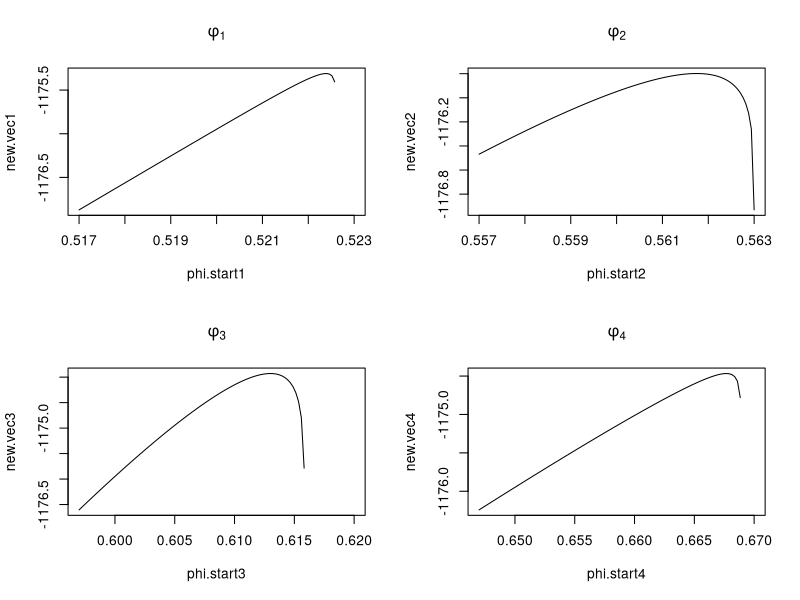
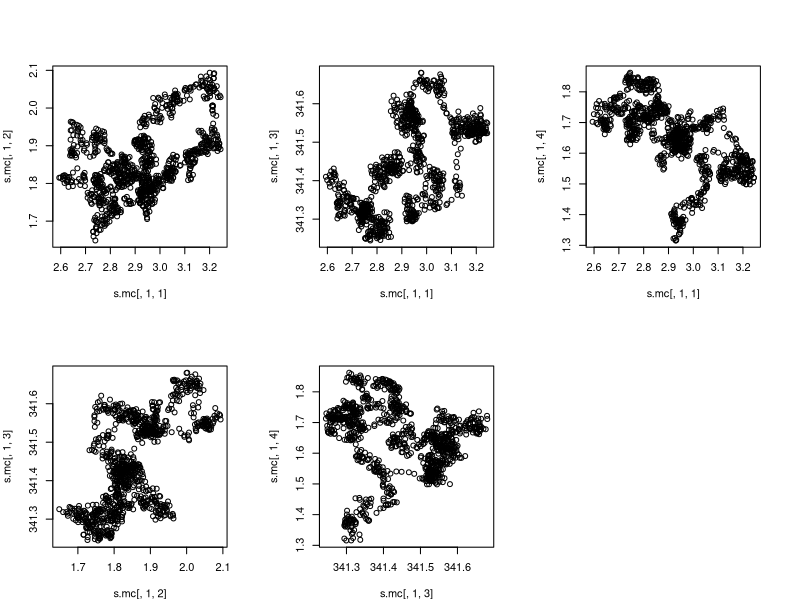
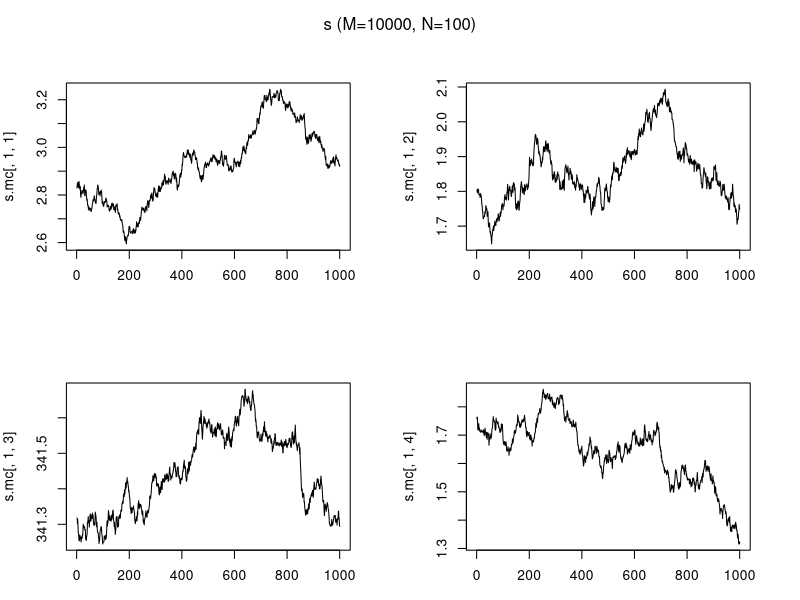
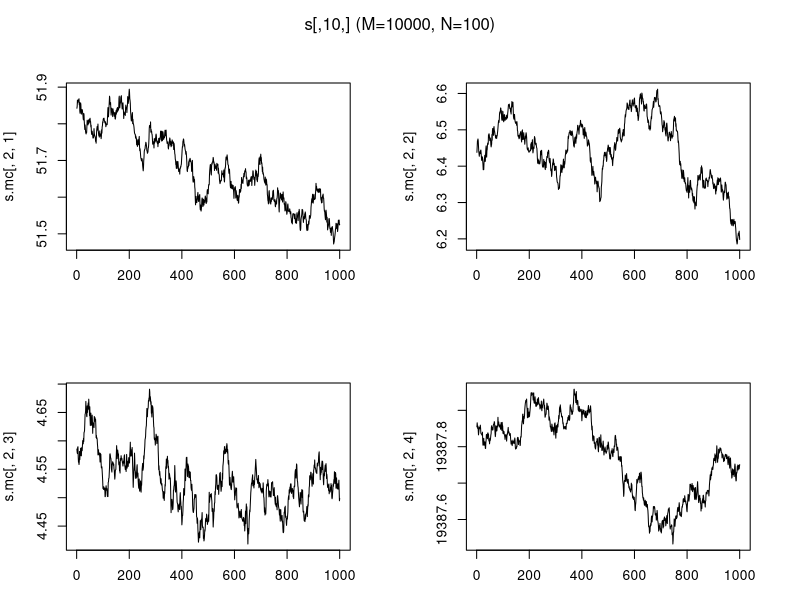
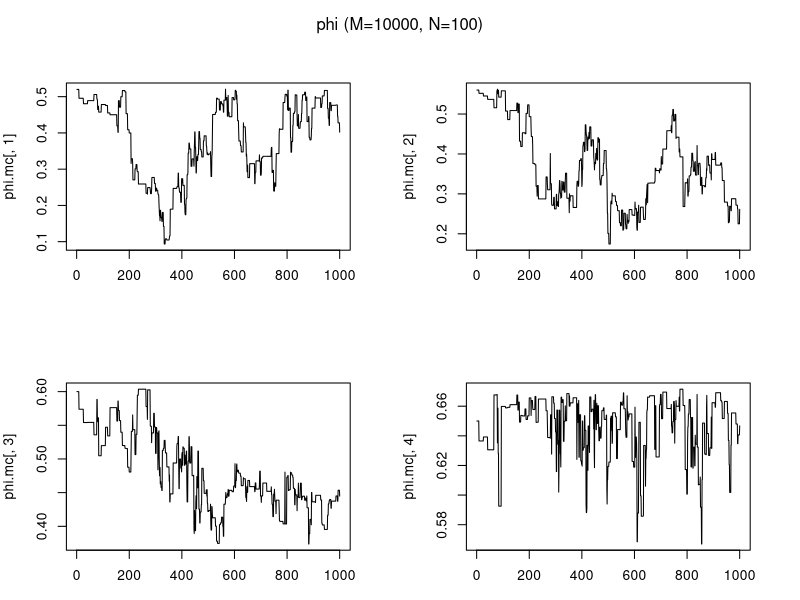

Here is the R script that generated these plots, in order: (Note: this script raises an error after producing the figures.)
library(mvtnorm)
library(rmutil)

# Generating data based on Theorem 2.1 ------------------------------------
d <- 4
N <- 100
sigma <- matrix(c(1,0.3,0.4,0.2,
                  0.3,1,0.5,0.3,
                  0.4,0.5,1,0.6,
                  0.2,0.3,0.6,1), ncol=d)
W <- matrix(c(1,0,0,0,
              1,1,0,0,
              0,1,1,0,
              1,0,0,1), nrow=d)
phi <- c(0.52,0.56,0.6,0.65)


g <- function(Z){
  x <- 1/(1-pnorm(Z))
  return(x)
}

Z <- array(NA,dim = c(N,d))
X <- array(NA,dim = c(N,d))
A <- array(NA,dim = c(N,d))
S <- array(NA,dim = c(N,d))

set.seed(123)
for (i in 1:N) {
  Z[i,] <- rmvnorm(1, mean=c(0,0,0,0), sigma=sigma)
  S[i,] <- rlevy(d, m=0, s=1)
  R <- (W)%*%S[i,]
  for (j in 1:d) {
    X[i,j] <- (R[j]^phi[j])*g(Z[i,j])
    A[i,j] <- g(Z[i,j])^(phi[j]/2)
  }
}


# Full Conditionals -------------------------------------------------------

g.inv <- function(x,R,phi){
  out1 <- 1-(R^phi)/x
  suppressWarnings(out2 <- sapply(c(out1),qnorm))
  return(out2)
}

library(mvtnorm)
log.post.s <- function(x,phi,s){
  R <- (W)%*%s
  Z_tmp <- g.inv(x,R,phi)
  out2 <- sapply(c(Z_tmp),dnorm)
  if(any(is.na(out2))){
    return(-Inf)
  }
  out3 <- ((R^phi)/x^2)/out2
  if(any(s<0)){
    out4 = 0
  }else{
    out4 <- sapply(c(s),plevy)
  }
  # if(is.null(dim(Z_tmp))){
  #   out1 <- 0
  #   out <- out1 + sum(log(out3) + log(out4))
  #   return(out)
  # }
  out1 <- dmvnorm(Z_tmp, mean=c(0,0,0,0), sigma=sigma, log = TRUE)
  out <- out1 + sum(log(out3) + log(out4))
  return(out)
}

log.post.phi <- function(x,phi,s){
  R <- (W)%*%s
  Z_tmp <- g.inv(x,R,phi)
  out2 <- sapply(c(Z_tmp),dnorm)
  if(any(is.na(out2))){
    return(-Inf)
  }
  out3 <- ((R^phi)/x^2)/out2
  # if(is.null(dim(Z_tmp))){
  #   out1 <- 0
  #   out <- out1 + sum(log(out3))
  #   return(out)
  # }
  out1 <- dmvnorm(Z_tmp, mean=c(0,0,0,0), sigma=sigma, log = TRUE)
  out <- out1 + sum(log(out3))
  return(out)
}

log.post.phi.total <- function(X,phi,S){
  n <- nrow(X)
  out1 <- array(0,n)
  for (i in 1:n) {
    out1[i] <- log.post.phi(X[i,],phi,S[i,])
  }
  return(sum(out1))
}


temp <- function(x, index){
  current.phi <- phi
  current.phi[index] <- x
  n <- nrow(X)
  out1 <- array(0,n)
  for (i in 1:n) {
    out1[i] <- log.post.phi(X[i,],current.phi,S[i,])
  }
  return(sum(out1))
}

index = 1
phi.start1 <- seq(phi[index]-0.003, phi[index]+0.003, length.out = 100)
new.vec1 <- array(NA,100)
for (i in 1:100) {
  new.vec1[i] <- temp(phi.start1[i], index=index)
}

index = 2
phi.start2 <- seq(phi[index]-0.003, phi[index]+0.003, length.out = 100)
new.vec2 <- array(NA,100)
for (i in 1:100) {
  new.vec2[i] <- temp(phi.start2[i], index=index)
}

index = 3
phi.start3 <- seq(phi[index]-0.003, phi[index]+0.02, length.out = 100)
new.vec3 <- array(NA,100)
for (i in 1:100) {
  new.vec3[i] <- temp(phi.start3[i], index=index)
}

index = 4
phi.start4 <- seq(phi[index]-0.003, phi[index]+0.02, length.out = 100)
new.vec4 <- array(NA,100)
for (i in 1:100) {
  new.vec4[i] <- temp(phi.start4[i], index=index)
}

par(mfrow = c(2,2))
plot(phi.start1,new.vec1, type = "l", main=expression(phi[1]))
plot(phi.start2,new.vec2, type = "l", main=expression(phi[2]))
plot(phi.start3,new.vec3, type = "l", main=expression(phi[3]))
plot(phi.start4,new.vec4, type = "l", main=expression(phi[4]))
par(mfrow = c(1,1))


# MH Algorithm ------------------------------------------------------------

#Arbitrary starting values

phi <-  c(0.52,0.56,0.6,0.65)
lambda1 <- 0.0001
M <- 1000
s.mc  <- array(NA,dim = c(M,N,4))
phi.mc <- array(NA,dim = c(M,4))
acc.s <- array(0, dim = c(M, N))

r.s  <- array(NA,dim = c(M,N))
r.phi  <- array(NA,M)
acc.phi  <- array(NA,M)


oldlambda <- c(0.001,0.00001)

for (i in 1:M) {
  if(i %% 500 == 0) cat("Done with", i, "iterations\n")
  for (j in 1:N){
    s.t <- as.vector(S[j,] + rmvnorm(1,c(0,0,0,0),diag(4))*0.01)
    r.s[i,j] <- exp(log.post.s(X[j,], phi, s.t) - log.post.s(X[j,], phi, S[j,]))
    if (is.na(r.s[i,j])){
      s.mc[i,j,] <- S[j,]
      next
    }
    if (runif(1) < r.s[i,j]){
      S[j,] <- s.t
      acc.s[i,j] <- 1
    }
    s.mc[i,j,] <- S[j,]
  }
  phi.t <- as.vector( phi + rmvnorm(1,c(0,0,0,0),diag(4)*0.001))
  r.phi[i] <- exp(log.post.phi.total(X, phi.t, S)/N - log.post.phi.total(X, phi, S)/N)
  if (is.na(r.phi[i])){
    phi.mc[i,] <- phi
    next
  }
  if (runif(1) < r.phi[i]){
    phi <- phi.t
    acc.phi[i] <- 1
  }
  phi.mc[i,] <- phi
  
}

pdf("s scatter plots lamda new.pdf",height=6,width=7.5)
par(mfrow = c(2,3),mar=c(4,4,5,3),xpd=TRUE)
plot(s.mc[,1,1],s.mc[,1,2])
plot(s.mc[,1,1],s.mc[,1,3])
plot(s.mc[,1,1],s.mc[,1,4])
plot(s.mc[,1,2],s.mc[,1,3])
plot(s.mc[,1,3],s.mc[,1,4])
dev.off()

pdf("s for M=10000, N=100 lamda new.pdf",height=6,width=7.5)
par(mfrow = c(2,2),mar=c(3,4,5,3),xpd=TRUE)
plot(s.mc[,1,1], type = "l")
plot(s.mc[,1,2], type = "l")
plot(s.mc[,1,3], type = "l")
plot(s.mc[,1,4], type = "l")
mtext("s (M=10000, N=100)", side = 3,line = - 2,outer = TRUE)
dev.off()

pdf("s[,10,] for M=10000, N=100 lamda new.pdf",height=6,width=7.5)
par(mfrow = c(2,2),mar=c(3,4,5,3),xpd=TRUE)
plot(s.mc[,2,1], type = "l")
plot(s.mc[,2,2], type = "l")
plot(s.mc[,2,3], type = "l")
plot(s.mc[,2,4], type = "l")
mtext("s[,10,] (M=10000, N=100)", side = 3,line = - 2,outer = TRUE)
dev.off()

pdf("phi for M=10000, N=100 lamda new.pdf",height=6,width=7.5)
par(mfrow = c(2,2),mar=c(3,4,5,3),xpd=TRUE)
plot(phi.mc[,1], type = "l")
plot(phi.mc[,2], type = "l")
plot(phi.mc[,3], type = "l")
plot(phi.mc[,4], type = "l")
mtext("phi (M=10000, N=100)", side = 3,line = - 2,outer = TRUE)
dev.off()




cov.test <- apply(s.mc,2, cov)
Sliced <- aperm(`dim<-`(t(cov.test), list(4, 4, 100)))
